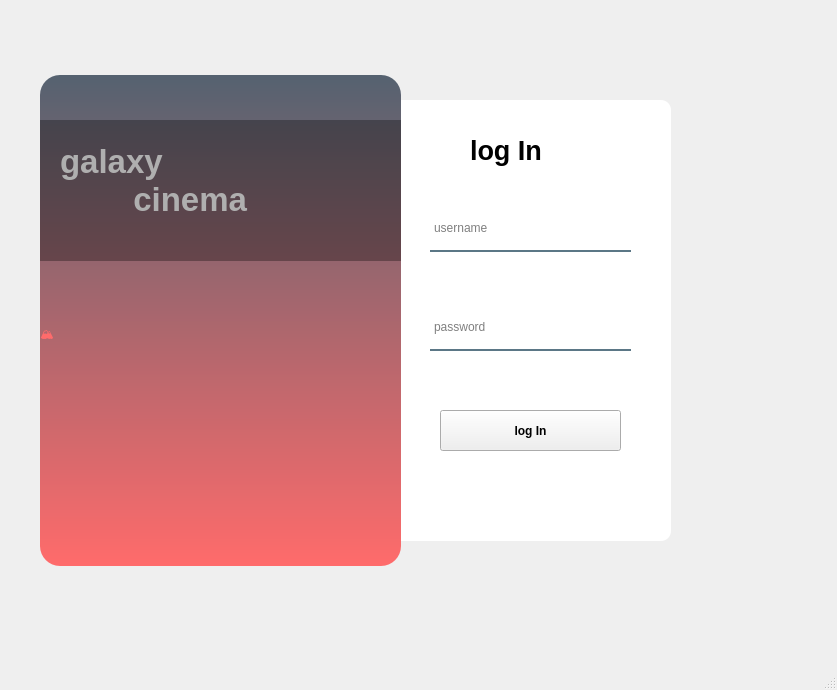
<?xml version="1.0" encoding="UTF-8"?>
<ui version="4.0">
 <class>MainWindow</class>
 <widget class="QMainWindow" name="MainWindow">
  <property name="geometry">
   <rect>
    <x>0</x>
    <y>0</y>
    <width>837</width>
    <height>690</height>
   </rect>
  </property>
  <property name="windowTitle">
   <string>MainWindow</string>
  </property>
  <widget class="QWidget" name="centralwidget">
   <widget class="QWidget" name="widget" native="true">
    <property name="geometry">
     <rect>
      <x>0</x>
      <y>50</y>
      <width>841</width>
      <height>561</height>
     </rect>
    </property>
    <widget class="QLabel" name="label">
     <property name="geometry">
      <rect>
       <x>310</x>
       <y>50</y>
       <width>361</width>
       <height>441</height>
      </rect>
     </property>
     <property name="styleSheet">
      <string notr="true">background-color: rgb(255, 255, 255);
border-radius:10px;</string>
     </property>
     <property name="text">
      <string/>
     </property>
    </widget>
    <widget class="QLabel" name="label_2">
     <property name="geometry">
      <rect>
       <x>40</x>
       <y>25</y>
       <width>361</width>
       <height>491</height>
      </rect>
     </property>
     <property name="styleSheet">
      <string notr="true">background-color: qlineargradient(spread:pad, x1:0, y1:0, x2:0, y2:1, stop:0 rgba(85, 98, 112, 255), stop:1 rgba(255, 107, 107, 255));
border-radius:20px;</string>
     </property>
     <property name="text">
      <string/>
     </property>
    </widget>
    <widget class="QLabel" name="label_3">
     <property name="geometry">
      <rect>
       <x>470</x>
       <y>70</y>
       <width>171</width>
       <height>61</height>
      </rect>
     </property>
     <property name="font">
      <font>
       <pointsize>20</pointsize>
       <weight>75</weight>
       <bold>true</bold>
      </font>
     </property>
     <property name="text">
      <string>log In</string>
     </property>
     <property name="scaledContents">
      <bool>false</bool>
     </property>
    </widget>
    <widget class="QLineEdit" name="username">
     <property name="geometry">
      <rect>
       <x>430</x>
       <y>161</y>
       <width>201</width>
       <height>41</height>
      </rect>
     </property>
     <property name="styleSheet">
      <string notr="true">background-color: rgba(0,0, 0, 0);
border:2px solid rgba(0,0, 0, 0);
border-bottom-color: rgba(46, 82, 101,200);
color: rgb(0,0,0);
padding-bottom: 7px;</string>
     </property>
     <property name="placeholderText">
      <string>username</string>
     </property>
    </widget>
    <widget class="QLineEdit" name="password">
     <property name="geometry">
      <rect>
       <x>430</x>
       <y>260</y>
       <width>201</width>
       <height>41</height>
      </rect>
     </property>
     <property name="styleSheet">
      <string notr="true">background-color: rgba(0,0, 0, 0);
border:2px solid rgba(0,0, 0, 0);
border-bottom-color: rgba(46, 82, 101,200);
color: rgb(0,0,0);
padding-bottom: 7px;</string>
     </property>
     <property name="text">
      <string/>
     </property>
     <property name="echoMode">
      <enum>QLineEdit::Password</enum>
     </property>
     <property name="placeholderText">
      <string>password</string>
     </property>
     <property name="clearButtonEnabled">
      <bool>true</bool>
     </property>
    </widget>
    <widget class="QPushButton" name="btn_login">
     <property name="geometry">
      <rect>
       <x>440</x>
       <y>360</y>
       <width>181</width>
       <height>41</height>
      </rect>
     </property>
     <property name="font">
      <font>
       <weight>75</weight>
       <bold>true</bold>
      </font>
     </property>
     <property name="styleSheet">
      <string notr="true">
  QPushButton#pushButton{
background-color: rgba(85, 98, 112, 255);
color:rgba(255, 255 ,255, 200);
border-radius:5px;
}
QPushButton#pushButton:pressed{
padding-left:5px;
padding-top:5px;
background-color: rgba(255, 107, 107, 255);
background-position:calc(100%-10px)center;
}
QPushButton#pushButton:hover{
background-color: rgba(255, 107, 107, 255);
}
</string>
     </property>
     <property name="text">
      <string>log In</string>
     </property>
    </widget>
    <widget class="QLabel" name="label_4">
     <property name="geometry">
      <rect>
       <x>60</x>
       <y>80</y>
       <width>301</width>
       <height>101</height>
      </rect>
     </property>
     <property name="font">
      <font>
       <pointsize>25</pointsize>
       <weight>75</weight>
       <italic>false</italic>
       <bold>true</bold>
       <underline>false</underline>
      </font>
     </property>
     <property name="styleSheet">
      <string notr="true">color: rgb(255, 255, 255);</string>
     </property>
     <property name="text">
      <string>galaxy
        cinema</string>
     </property>
    </widget>
    <widget class="QLabel" name="label_5">
     <property name="geometry">
      <rect>
       <x>310</x>
       <y>100</y>
       <width>81</width>
       <height>81</height>
      </rect>
     </property>
     <property name="text">
      <string/>
     </property>
     <property name="pixmap">
      <pixmap>../../Downloads/4306507_cinema_dessert_fastfood_film_food_icon.png</pixmap>
     </property>
     <property name="scaledContents">
      <bool>true</bool>
     </property>
    </widget>
    <widget class="QLabel" name="label_6">
     <property name="geometry">
      <rect>
       <x>70</x>
       <y>130</y>
       <width>61</width>
       <height>51</height>
      </rect>
     </property>
     <property name="text">
      <string/>
     </property>
     <property name="pixmap">
      <pixmap>../../Downloads/4306472_dessert_donut_doughnut_fastfood_food_icon.png</pixmap>
     </property>
     <property name="scaledContents">
      <bool>true</bool>
     </property>
    </widget>
    <widget class="QLabel" name="label_7">
     <property name="geometry">
      <rect>
       <x>220</x>
       <y>100</y>
       <width>55</width>
       <height>41</height>
      </rect>
     </property>
     <property name="text">
      <string/>
     </property>
     <property name="pixmap">
      <pixmap>../../Downloads/4306473_chip_fast_fastfood_food_french_icon.png</pixmap>
     </property>
     <property name="scaledContents">
      <bool>true</bool>
     </property>
    </widget>
    <widget class="QLabel" name="label_8">
     <property name="geometry">
      <rect>
       <x>40</x>
       <y>70</y>
       <width>361</width>
       <height>431</height>
      </rect>
     </property>
     <property name="styleSheet">
      <string notr="true"/>
     </property>
     <property name="text">
      <string>&lt;html&gt;&lt;head/&gt;&lt;body&gt;&lt;p&gt;&lt;span style=&quot; font-family:'Segoe UI Symbol'; font-size:250pt; color:  rgba(255, 107, 107, 255);&quot;&gt;🏔&lt;/span&gt;&lt;/p&gt;&lt;/body&gt;&lt;/html&gt;</string>
     </property>
     <property name="scaledContents">
      <bool>true</bool>
     </property>
    </widget>
    <widget class="QLabel" name="label_9">
     <property name="geometry">
      <rect>
       <x>40</x>
       <y>70</y>
       <width>361</width>
       <height>141</height>
      </rect>
     </property>
     <property name="styleSheet">
      <string notr="true">background-color: rgba(0, 0, 0, 80);</string>
     </property>
     <property name="text">
      <string/>
     </property>
    </widget>
   </widget>
  </widget>
  <widget class="QMenuBar" name="menubar">
   <property name="geometry">
    <rect>
     <x>0</x>
     <y>0</y>
     <width>837</width>
     <height>26</height>
    </rect>
   </property>
  </widget>
  <widget class="QStatusBar" name="statusbar"/>
 </widget>
 <resources/>
 <connections/>
</ui>
